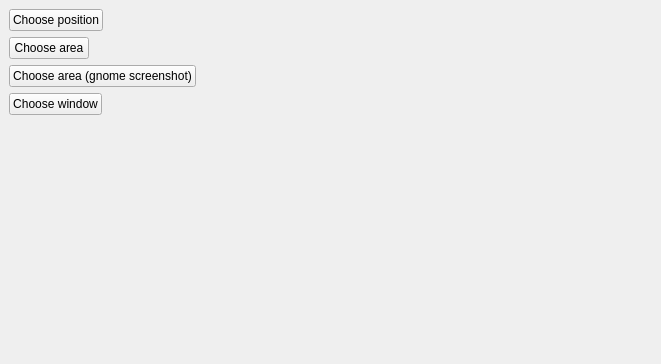
<?xml version="1.0" encoding="UTF-8"?>
<ui version="4.0">
 <class>MainWindow</class>
 <widget class="QMainWindow" name="MainWindow">
  <property name="geometry">
   <rect>
    <x>0</x>
    <y>0</y>
    <width>661</width>
    <height>364</height>
   </rect>
  </property>
  <property name="windowTitle">
   <string>Testing</string>
  </property>
  <widget class="QWidget" name="centralwidget">
   <layout class="QFormLayout" name="formLayout">
    <item row="0" column="0">
     <widget class="QPushButton" name="choosePositionNewPushButton">
      <property name="text">
       <string>Choose position</string>
      </property>
     </widget>
    </item>
    <item row="0" column="1">
     <widget class="QLabel" name="choosePositionNewLabel">
      <property name="text">
       <string/>
      </property>
     </widget>
    </item>
    <item row="1" column="0">
     <widget class="QPushButton" name="chooseAreaPushButton">
      <property name="text">
       <string>Choose area</string>
      </property>
     </widget>
    </item>
    <item row="1" column="1">
     <widget class="QLabel" name="chooseAreaLabel">
      <property name="text">
       <string/>
      </property>
     </widget>
    </item>
    <item row="2" column="0">
     <widget class="QPushButton" name="chooseRectangleGnomePushButton">
      <property name="text">
       <string>Choose area (gnome screenshot)</string>
      </property>
     </widget>
    </item>
    <item row="2" column="1">
     <widget class="QLabel" name="rectangleGnomeLabel">
      <property name="text">
       <string/>
      </property>
     </widget>
    </item>
    <item row="3" column="0">
     <widget class="QPushButton" name="chooseWindowNewPushButton">
      <property name="text">
       <string>Choose window</string>
      </property>
     </widget>
    </item>
    <item row="3" column="1">
     <widget class="QLabel" name="chooseWindowNewLabel">
      <property name="text">
       <string/>
      </property>
     </widget>
    </item>
   </layout>
  </widget>
 </widget>
 <resources/>
 <connections/>
</ui>
